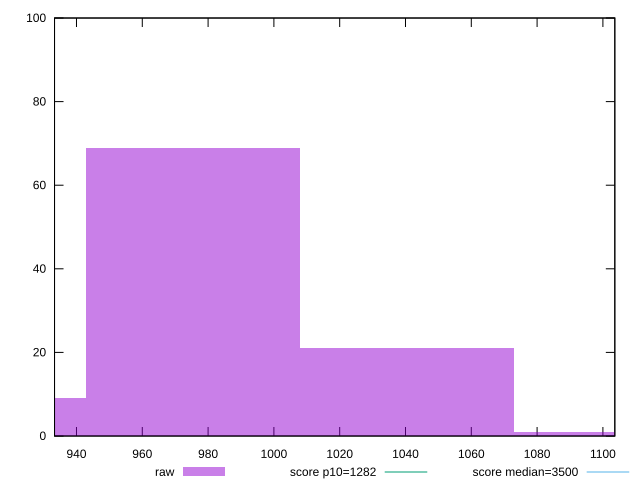

Write the gnuplot code that produced this figure.
reset

$raw <<EOF
1105.4327544552516 1
975.3818421663985 69
910.356386021972 9
1040.4072983108251 21
EOF

set key outside below
set boxwidth 65.02545614442657
set xrange [933.3280000000008:1103.6240000000005]
set yrange [0:100]
set trange [0:100]
set style fill transparent solid 0.5 noborder

set parametric
set terminal svg size 640, 490 enhanced background rgb 'white'
set output "reports/report_00032_2021-02-25T10-28-15.087Z/bootup-time/samples/astro/raw/histogram.svg"

plot $raw title "raw" with boxes, \
     1282,t title "score p10=1282", \
     3500,t title "score median=3500"

reset
